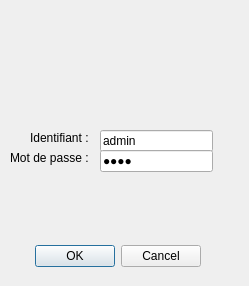
<?xml version="1.0" encoding="UTF-8"?>
<ui version="4.0">
 <class>FIdent</class>
 <widget class="QDialog" name="FIdent">
  <property name="geometry">
   <rect>
    <x>0</x>
    <y>0</y>
    <width>249</width>
    <height>286</height>
   </rect>
  </property>
  <property name="windowTitle">
   <string>SuPer : Veuillez vous identifier !</string>
  </property>
  <widget class="QDialogButtonBox" name="buttonBox">
   <property name="geometry">
    <rect>
     <x>20</x>
     <y>240</y>
     <width>181</width>
     <height>32</height>
    </rect>
   </property>
   <property name="orientation">
    <enum>Qt::Horizontal</enum>
   </property>
   <property name="standardButtons">
    <set>QDialogButtonBox::Cancel|QDialogButtonBox::Ok</set>
   </property>
  </widget>
  <widget class="QLineEdit" name="leIdent">
   <property name="geometry">
    <rect>
     <x>100</x>
     <y>130</y>
     <width>113</width>
     <height>22</height>
    </rect>
   </property>
   <property name="text">
    <string>admin</string>
   </property>
  </widget>
  <widget class="QLineEdit" name="lePass">
   <property name="geometry">
    <rect>
     <x>100</x>
     <y>150</y>
     <width>113</width>
     <height>22</height>
    </rect>
   </property>
   <property name="inputMask">
    <string/>
   </property>
   <property name="text">
    <string>lsbb</string>
   </property>
   <property name="echoMode">
    <enum>QLineEdit::Password</enum>
   </property>
  </widget>
  <widget class="QLabel" name="label">
   <property name="geometry">
    <rect>
     <x>30</x>
     <y>130</y>
     <width>71</width>
     <height>16</height>
    </rect>
   </property>
   <property name="text">
    <string>Identifiant : </string>
   </property>
  </widget>
  <widget class="QLabel" name="label_2">
   <property name="geometry">
    <rect>
     <x>10</x>
     <y>150</y>
     <width>91</width>
     <height>16</height>
    </rect>
   </property>
   <property name="text">
    <string>Mot de passe :</string>
   </property>
  </widget>
  <widget class="QLabel" name="lLogo">
   <property name="geometry">
    <rect>
     <x>100</x>
     <y>30</y>
     <width>51</width>
     <height>61</height>
    </rect>
   </property>
   <property name="text">
    <string/>
   </property>
   <property name="pixmap">
    <pixmap>../ressources/alert.black.gif</pixmap>
   </property>
   <property name="scaledContents">
    <bool>true</bool>
   </property>
  </widget>
 </widget>
 <resources/>
 <connections>
  <connection>
   <sender>buttonBox</sender>
   <signal>accepted()</signal>
   <receiver>FIdent</receiver>
   <slot>accept()</slot>
   <hints>
    <hint type="sourcelabel">
     <x>248</x>
     <y>254</y>
    </hint>
    <hint type="destinationlabel">
     <x>157</x>
     <y>274</y>
    </hint>
   </hints>
  </connection>
  <connection>
   <sender>buttonBox</sender>
   <signal>rejected()</signal>
   <receiver>FIdent</receiver>
   <slot>reject()</slot>
   <hints>
    <hint type="sourcelabel">
     <x>316</x>
     <y>260</y>
    </hint>
    <hint type="destinationlabel">
     <x>286</x>
     <y>274</y>
    </hint>
   </hints>
  </connection>
 </connections>
</ui>
